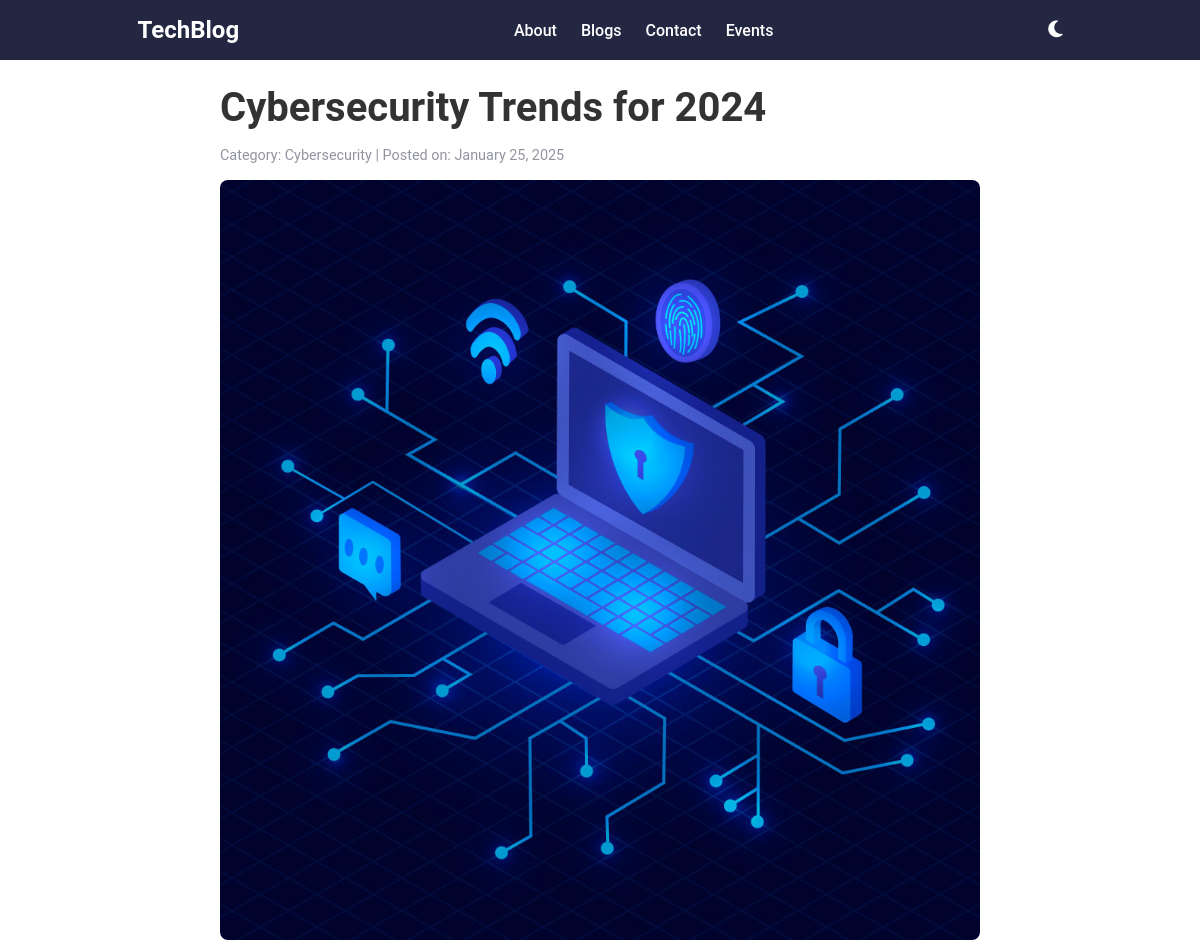
Page /post/5 (upper part) on the earlier database version.
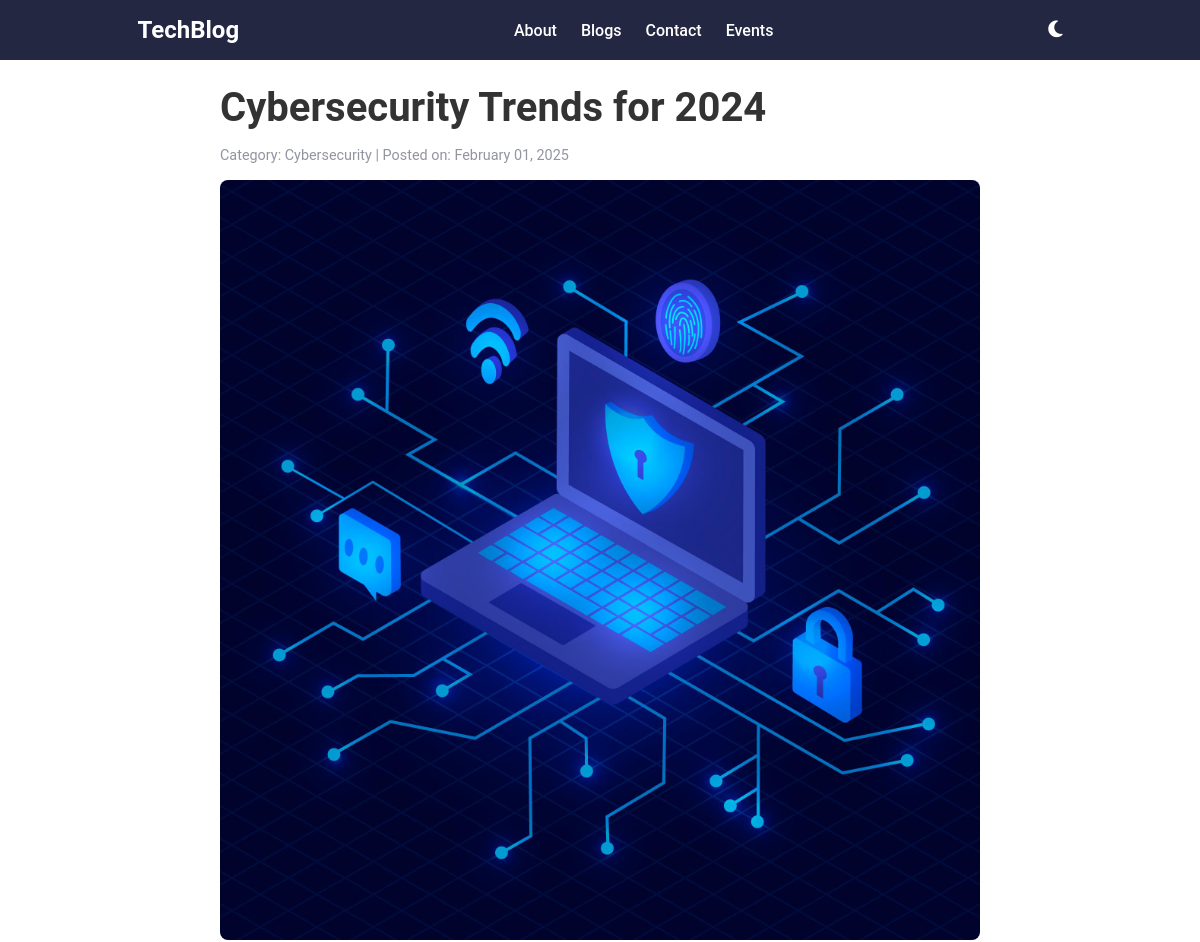
Same page on the later database version.
### models.py (models this page shows)
class Post(db.Model):
    __tablename__ = 'posts'
    id = db.Column(db.Integer, primary_key=True)
    title = db.Column(db.String(100), nullable=False)
    excerpt = db.Column(db.String(255), nullable=False)
    content = db.Column(db.Text, nullable=False)
    category = db.Column(db.String(50))
    date_posted = db.Column(db.DateTime, default=datetime.utcnow)
    comments = db.relationship('Comment', backref='post', lazy=True)
    image_url = db.Column(db.String(200), nullable=True)

### app.py (the view)
    @app.route("/post/<int:post_id>")
    def post(post_id):
        post = Post.query.get_or_404(post_id)
        comments = Comment.query.filter_by(post_id=post.id).all()
        return render_template("post.html", post=post, comments=comments)

### templates/post.html (shortened to what this page needs)
{% extends "base.html" %}
{% block content %}
<article class="blog-post">
  <h1>{{ post.title }}</h1>
  <p class="post-meta">
    <span>Category: {{ post.category }} |</span>
    <span>Posted on: {{ post.date_posted.strftime('%B %d, %Y') }}</span>
  </p>
  <img src="{{ post.image_url }}" alt="Image for {{ post.title }}" class="post-image">
</article>
{% endblock %}

### templates/base.html (shortened to what this page needs)
<!DOCTYPE html>
<html lang="en">
<head>
  <link rel="stylesheet" href="{{ url_for('static', filename='css/styles.css') }}">
  <link rel="stylesheet" href="https://cdnjs.cloudflare.com/ajax/libs/font-awesome/6.6.0/css/all.min.css">
</head>
<body>
  <header>
    <nav class="navbar">
      <a href="{{ url_for('home') }}" class="logo">TechBlog</a>
      <ul class="nav-links">
        <li><a href="{{ url_for('about') }}">About</a></li>
        <li><a href="{{ url_for('blogs') }}">Blogs</a></li>
        <li><a href="{{ url_for('contact') }}">Contact</a></li>
        <li><a href="{{ url_for('events') }}">Events</a></li>
      </ul>
      <button class="theme-toggle" aria-label="Theme toggle button">
        <i id="theme-icon" class="fa-solid fa-moon"></i>
      </button>
    </nav>
  </header>
  <main>
    {% block content %}{% endblock %}
  </main>
</body>
</html>

### static/css/styles.css (style rules this page uses)
:root { --background-color: hsl(0, 0%, 100%); --text-color: hsl(0, 0%, 20%); --logo-color: hsl(0, 0%, 100%); --link-color: hsl(24, 100%, 50%); --button-bg: hsl(24, 100%, 50%); --button-color: hsl(0, 0%, 100%); --grey: hsl(231, 7%, 60%); --charcoal-grey: hsl(235, 18%, 26%); --dark-slate-grey: hsl(234, 29%, 20%); }
body { background-color: var(--background-color); font-family: "Roboto", "Open Sans", sans-serif, "Lora"; color: var(--text-color); transition: background-color 0.3s ease, color 0.3s ease; }
.theme-toggle { border: none; background: none; border-radius: 50%; cursor: pointer; display: flex; align-items: center; justify-content: center; }
.theme-toggle i { font-size: 1.2rem; color: var(--logo-color); transition: color 0.3s ease; }
* { margin: 0; padding: 0; box-sizing: border-box; }
.navbar { background-color: var(--dark-slate-grey); padding: 1rem 0; display: flex; justify-content: space-around; align-items: center; position: fixed; width: 100%; top: 0; z-index: 1000; }
.logo { font-size: 1.5rem; font-weight: bold; color: var(--logo-color); text-decoration: none; }
.nav-links { list-style: none; display: flex; gap: 1.5rem; margin: 0; padding: 0; }
.nav-links a { color: var(--button-color); font-weight: 500; transition: all 0.3s ease-in-out; display: block; width: 100%; text-align: center; text-decoration: none; }
.post-meta { font-size: 0.9rem; color: var(--grey); margin-top: 0.8rem; }
.blog-post { background-color: var(--background-color); padding: 20px; border-radius: 8px; margin-top: 4rem; max-width: 800px; margin: 0 auto; }
.blog-post h1 { font-size: 2.5rem; color: var(--text-color); margin-top: 4rem; margin-bottom: 1rem; }
.blog-post .post-meta { font-size: 0.9rem; color: var(--grey); margin-bottom: 1rem; }
.post-image { width: 100%; height: auto; border-radius: 8px; margin-bottom: 1rem; }

Differences in the rows shown:
changed Post "Cybersecurity": date_posted "January 25, 2025" → "February 01, 2025"
